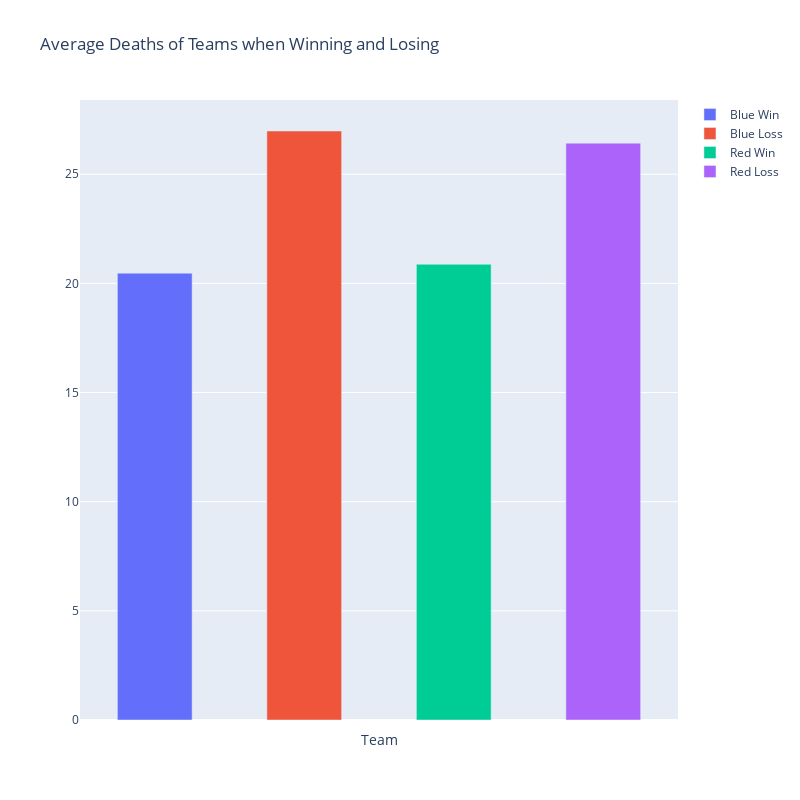

This figure's notebook cell:
### Markdown cell above
## Average Deaths of Teams when Winning and Losing

### Code cell
df['blue_death_by_timeline'] = df.loc[:,['death_1', 'death_2', 'death_3', 'death_4', 'death_5']].sum(axis=1)
df['red_death_by_timeline'] = df.loc[:,['death_6', 'death_7', 'death_8', 'death_9', 'death_10']].sum(axis=1)

blue_win = df[df['who_win'] == 'Blue']
red_win = df[df['who_win'] == 'Red']


fig = go.Figure(data=[
    go.Bar(name='Blue Win', x=[0], y=[np.mean(blue_win['blue_death_by_timeline'])], width=0.5),
    go.Bar(name='Blue Loss', x=[1], y=[np.mean(red_win['blue_death_by_timeline'])], width=0.5),
    go.Bar(name='Red Win', x=[2], y=[np.mean(red_win['red_death_by_timeline'])], width=0.5),
    go.Bar(name='Red Loss', x=[3], y=[np.mean(blue_win['red_death_by_timeline'])], width=0.5)
])

fig.update_layout(
    title='Average Deaths of Teams when Winning and Losing',
    height=800,
    width=800,
    xaxis=dict(
        tickvals=[i for i in range(4)],
        ticktext=[i for i in ['Blue Win', 'Blue Loss', 'Red Win', 'Red Loss']],
        showticklabels=False,
        title='Team'
    ),
)

iplot(fig)

### Figure 1 — Plotly figure (JSON) as saved in the notebook; plotly's stock layout.template omitted (floating-point values rounded to 4 significant figures)
{"data": [{"name": "Blue Win", "type": "bar", "width": 0.5, "x": [0], "y": [20.47]}, {"name": "Blue Loss", "type": "bar", "width": 0.5, "x": [1], "y": [26.98]}, {"name": "Red Win", "type": "bar", "width": 0.5, "x": [2], "y": [20.88]}, {"name": "Red Loss", "type": "bar", "width": 0.5, "x": [3], "y": [26.43]}], "layout": {"height": 800, "title": {"text": "Average Deaths of Teams when Winning and Losing"}, "width": 800, "xaxis": {"showticklabels": false, "ticktext": ["Blue Win", "Blue Loss", "Red Win", "Red Loss"], "tickvals": [0, 1, 2, 3], "title": {"text": "Team"}}}}
